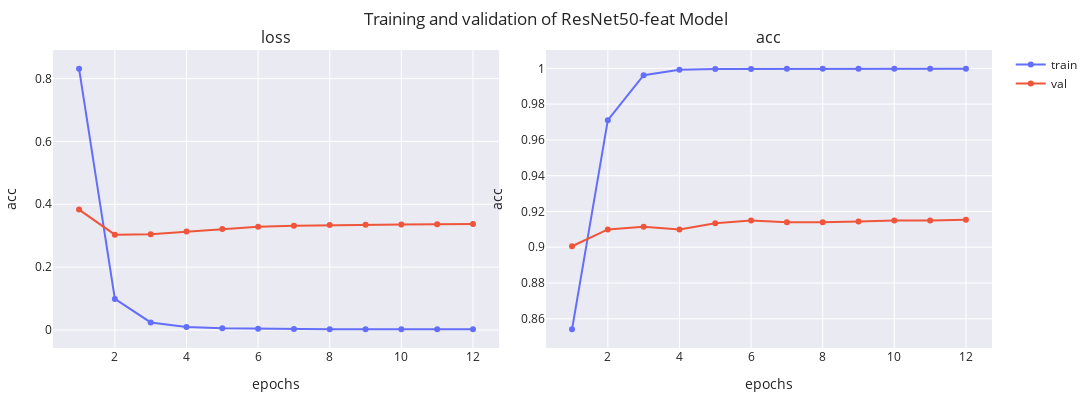

Write notebook code for a chart like this one.
### Markdown cell above
#### ResNet-50 V2

### Code cell
resnet50_defreeze = PretrainedModel(num_classes=5, img_size=IMG_SIZE, pretrained='resnet', defreeze = 10, name='ResNet50V2-defreeze')
optimizer = Adam(learning_rate=1e-4)
resnet50_defreeze.compile(optimizer=optimizer, loss="sparse_categorical_crossentropy", metrics=[SparseCategoricalAccuracy('acc')])
resnet50_defreeze_history = train_model(
    resnet50_defreeze,
    train_dataset,
    val_dataset,
    path=model_dir,
    epochs=50,
    verbose=1,
    lr_patience=5,
    val_patience=10
).history
print(
    f"Final loss: training -> {resnet50_defreeze_history['loss'][-1]:.2f}, validation -> {resnet50_defreeze_history['val_loss'][-1]:.2f}"
)
print(
    f"Final accuracy: training -> {resnet50_defreeze_history['acc'][-1]:.2f}, validation -> {resnet50_defreeze_history['val_acc'][-1]:.2f}"
)
plot_history(resnet50_defreeze_history, ['loss', 'acc'], name=f'{resnet50_defreeze.name} Model')
test_loss, test_accuracy = resnet50_defreeze.evaluate(test_dataset, batch_size=BATCH_SIZE)
print(
    f"Model evaluated: Test Loss-> {test_loss}, Test Accuracy -> {test_accuracy*100:.2f}%"
)
resnet50_defreeze.summary()

### Figure 1 — Plotly figure (JSON) as saved in the notebook; plotly's stock layout.template omitted (floating-point values rounded to 4 significant figures)
{"data": [{"line": {"color": "#636EFA"}, "marker": {"color": "#636EFA"}, "mode": "lines+markers", "name": "train", "showlegend": true, "type": "scatter", "x": [1, 2, 3, 4, 5, 6, 7, 8, 9, 10, 11, 12], "xaxis": "x", "y": [0.8317, 0.09889, 0.02397, 0.009635, 0.00551, 0.004031, 0.003216, 0.002485, 0.002221, 0.002101, 0.002018, 0.001947], "yaxis": "y"}, {"line": {"color": "#EF553B"}, "marker": {"color": "#EF553B"}, "mode": "lines+markers", "name": "val", "showlegend": true, "type": "scatter", "x": [1, 2, 3, 4, 5, 6, 7, 8, 9, 10, 11, 12], "xaxis": "x", "y": [0.3832, 0.3034, 0.3049, 0.3131, 0.3213, 0.3288, 0.332, 0.3338, 0.3351, 0.3359, 0.3366, 0.3373], "yaxis": "y"}, {"line": {"color": "#636EFA"}, "marker": {"color": "#636EFA"}, "mode": "lines+markers", "name": "train", "showlegend": false, "type": "scatter", "x": [1, 2, 3, 4, 5, 6, 7, 8, 9, 10, 11, 12], "xaxis": "x2", "y": [0.8541, 0.971, 0.9962, 0.9992, 0.9996, 0.9996, 0.9997, 0.9998, 0.9998, 0.9997, 0.9997, 0.9997], "yaxis": "y2"}, {"line": {"color": "#EF553B"}, "marker": {"color": "#EF553B"}, "mode": "lines+markers", "name": "val", "showlegend": false, "type": "scatter", "x": [1, 2, 3, 4, 5, 6, 7, 8, 9, 10, 11, 12], "xaxis": "x2", "y": [0.9005, 0.9099, 0.9114, 0.9099, 0.9134, 0.9149, 0.9139, 0.9139, 0.9144, 0.9149, 0.9149, 0.9154], "yaxis": "y2"}], "layout": {"annotations": [{"font": {"size": 16}, "showarrow": false, "text": "loss", "x": 0.2375, "xanchor": "center", "xref": "paper", "y": 1, "yanchor": "bottom", "yref": "paper"}, {"font": {"size": 16}, "showarrow": false, "text": "acc", "x": 0.7625, "xanchor": "center", "xref": "paper", "y": 1, "yanchor": "bottom", "yref": "paper"}], "height": 400, "margin": {"b": 10, "l": 10, "r": 10, "t": 50}, "title": {"text": "Training and validation of ResNet50-feat Model"}, "width": 1200, "xaxis": {"anchor": "y", "domain": [0, 0.475], "title": {"text": "epochs"}}, "xaxis2": {"anchor": "y2", "domain": [0.525, 1], "title": {"text": "epochs"}}, "yaxis": {"anchor": "x", "domain": [0, 1], "title": {"text": "acc"}}, "yaxis2": {"anchor": "x2", "domain": [0, 1], "title": {"text": "acc"}}}}
